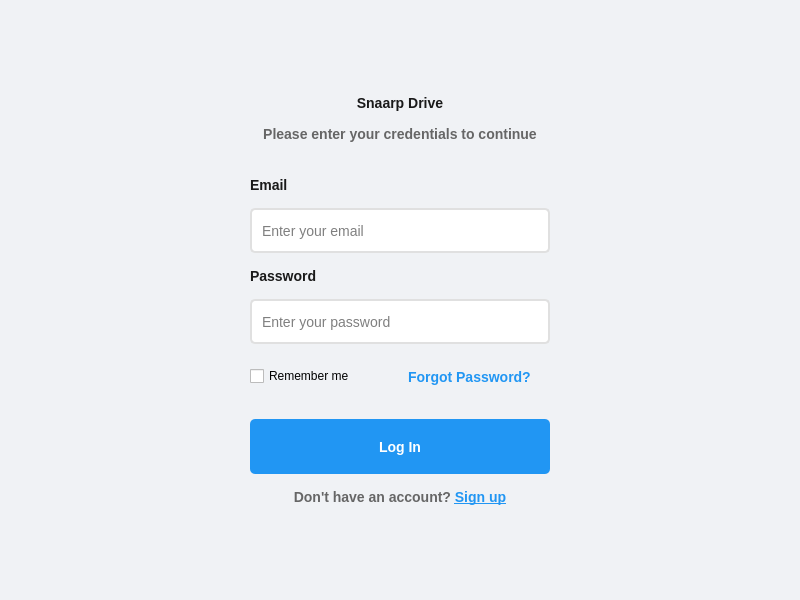
<?xml version="1.0" encoding="UTF-8"?>
<ui version="4.0">
 <class>MainWindow</class>
 <widget class="QMainWindow" name="MainWindow">
  <property name="geometry">
   <rect>
    <x>0</x>
    <y>0</y>
    <width>800</width>
    <height>600</height>
   </rect>
  </property>
  <property name="windowTitle">
   <string>Snaarp</string>
  </property>
  <property name="styleSheet">
   <string notr="true">
    QMainWindow {
        background-color: #f0f2f5;
    }
    QLabel {
        color: #1a1a1a;
        font-size: 14px;
        font-weight: bold;
    }
    QLineEdit {
        padding: 8px;
        border: 2px solid #e0e0e0;
        border-radius: 5px;
        background-color: white;
        font-size: 14px;
        min-height: 25px;
    }
    QLineEdit:focus {
        border: 2px solid #2196F3;
    }
    QPushButton {
        background-color: #2196F3;
        color: white;
        border: none;
        border-radius: 5px;
        padding: 10px;
        font-size: 14px;
        font-weight: bold;
        min-height: 35px;
    }
    QPushButton:hover {
        background-color: #1976D2;
    }
    QPushButton#forgotPasswordButton {
        background-color: transparent;
        color: #2196F3;
        text-align: left;
        padding: 0px;
    }
    QPushButton#forgotPasswordButton:hover {
        color: #1976D2;
    }
   </string>
  </property>
  <widget class="QWidget" name="centralwidget">
   <layout class="QVBoxLayout" name="verticalLayout">
    <item>
     <spacer name="verticalSpacer">
      <property name="orientation">
       <enum>Qt::Vertical</enum>
      </property>
      <property name="sizeHint" stdset="0">
       <size>
        <width>20</width>
        <height>40</height>
       </size>
      </property>
     </spacer>
    </item>
    <item>
     <layout class="QHBoxLayout" name="horizontalLayout">
      <item>
       <spacer name="horizontalSpacer">
        <property name="orientation">
         <enum>Qt::Horizontal</enum>
        </property>
        <property name="sizeHint" stdset="0">
         <size>
          <width>40</width>
          <height>20</height>
         </size>
        </property>
       </spacer>
      </item>
      <item>
       <layout class="QVBoxLayout" name="loginLayout">
        <property name="spacing">
         <number>15</number>
        </property>
        <item>
         <widget class="QLabel" name="titleLabel">
          <property name="font">
           <font>
            <pointsize>24</pointsize>
            <weight>75</weight>
            <bold>true</bold>
           </font>
          </property>
          <property name="text">
           <string>Snaarp Drive</string>
          </property>
          <property name="alignment">
           <set>Qt::AlignCenter</set>
          </property>
         </widget>
        </item>
        <item>
         <widget class="QLabel" name="subtitleLabel">
          <property name="font">
           <font>
            <pointsize>10</pointsize>
           </font>
          </property>
          <property name="styleSheet">
           <string notr="true">color: #666666;</string>
          </property>
          <property name="text">
           <string>Please enter your credentials to continue</string>
          </property>
          <property name="alignment">
           <set>Qt::AlignCenter</set>
          </property>
         </widget>
        </item>
        <item>
         <spacer name="verticalSpacer_3">
          <property name="orientation">
           <enum>Qt::Vertical</enum>
          </property>
          <property name="sizeType">
           <enum>QSizePolicy::Fixed</enum>
          </property>
          <property name="sizeHint" stdset="0">
           <size>
            <width>20</width>
            <height>20</height>
           </size>
          </property>
         </spacer>
        </item>
        <item>
         <widget class="QLabel" name="emailLabel">
          <property name="text">
           <string>Email</string>
          </property>
         </widget>
        </item>
        <item>
         <widget class="QLineEdit" name="emailField">
          <property name="minimumSize">
           <size>
            <width>300</width>
            <height>0</height>
           </size>
          </property>
          <property name="placeholderText">
           <string>Enter your email</string>
          </property>
         </widget>
        </item>
        <item>
         <widget class="QLabel" name="passwordLabel">
          <property name="text">
           <string>Password</string>
          </property>
         </widget>
        </item>
        <item>
         <widget class="QLineEdit" name="passwordField">
          <property name="echoMode">
           <enum>QLineEdit::Password</enum>
          </property>
          <property name="placeholderText">
           <string>Enter your password</string>
          </property>
         </widget>
        </item>
        <item>
         <layout class="QHBoxLayout" name="horizontalLayout_2">
          <item>
           <widget class="QCheckBox" name="rememberMeCheckBox">
            <property name="text">
             <string>Remember me</string>
            </property>
           </widget>
          </item>
          <item>
           <widget class="QPushButton" name="forgotPasswordButton">
            <property name="cursor">
             <cursorShape>PointingHandCursor</cursorShape>
            </property>
            <property name="text">
             <string>Forgot Password?</string>
            </property>
           </widget>
          </item>
         </layout>
        </item>
        <item>
         <spacer name="verticalSpacer_2">
          <property name="orientation">
           <enum>Qt::Vertical</enum>
          </property>
          <property name="sizeType">
           <enum>QSizePolicy::Fixed</enum>
          </property>
          <property name="sizeHint" stdset="0">
           <size>
            <width>20</width>
            <height>10</height>
           </size>
          </property>
         </spacer>
        </item>
        <item>
         <widget class="QPushButton" name="loginButton">
          <property name="cursor">
           <cursorShape>PointingHandCursor</cursorShape>
          </property>
          <property name="text">
           <string>Log In</string>
          </property>
         </widget>
        </item>
        <item>
         <widget class="QLabel" name="signupLabel">
          <property name="styleSheet">
           <string notr="true">color: #666666;</string>
          </property>
          <property name="text">
           <string>Don't have an account? &lt;a href=&quot;#&quot; style=&quot;color: #2196F3;&quot;&gt;Sign up&lt;/a&gt;</string>
          </property>
          <property name="alignment">
           <set>Qt::AlignCenter</set>
          </property>
          <property name="openExternalLinks">
           <bool>true</bool>
          </property>
         </widget>
        </item>
       </layout>
      </item>
      <item>
       <spacer name="horizontalSpacer_2">
        <property name="orientation">
         <enum>Qt::Horizontal</enum>
        </property>
        <property name="sizeHint" stdset="0">
         <size>
          <width>40</width>
          <height>20</height>
         </size>
        </property>
       </spacer>
      </item>
     </layout>
    </item>
    <item>
     <spacer name="verticalSpacer_4">
      <property name="orientation">
       <enum>Qt::Vertical</enum>
      </property>
      <property name="sizeHint" stdset="0">
       <size>
        <width>20</width>
        <height>40</height>
       </size>
      </property>
     </spacer>
    </item>
   </layout>
  </widget>
 </widget>
 <resources/>
 <connections/>
</ui>
